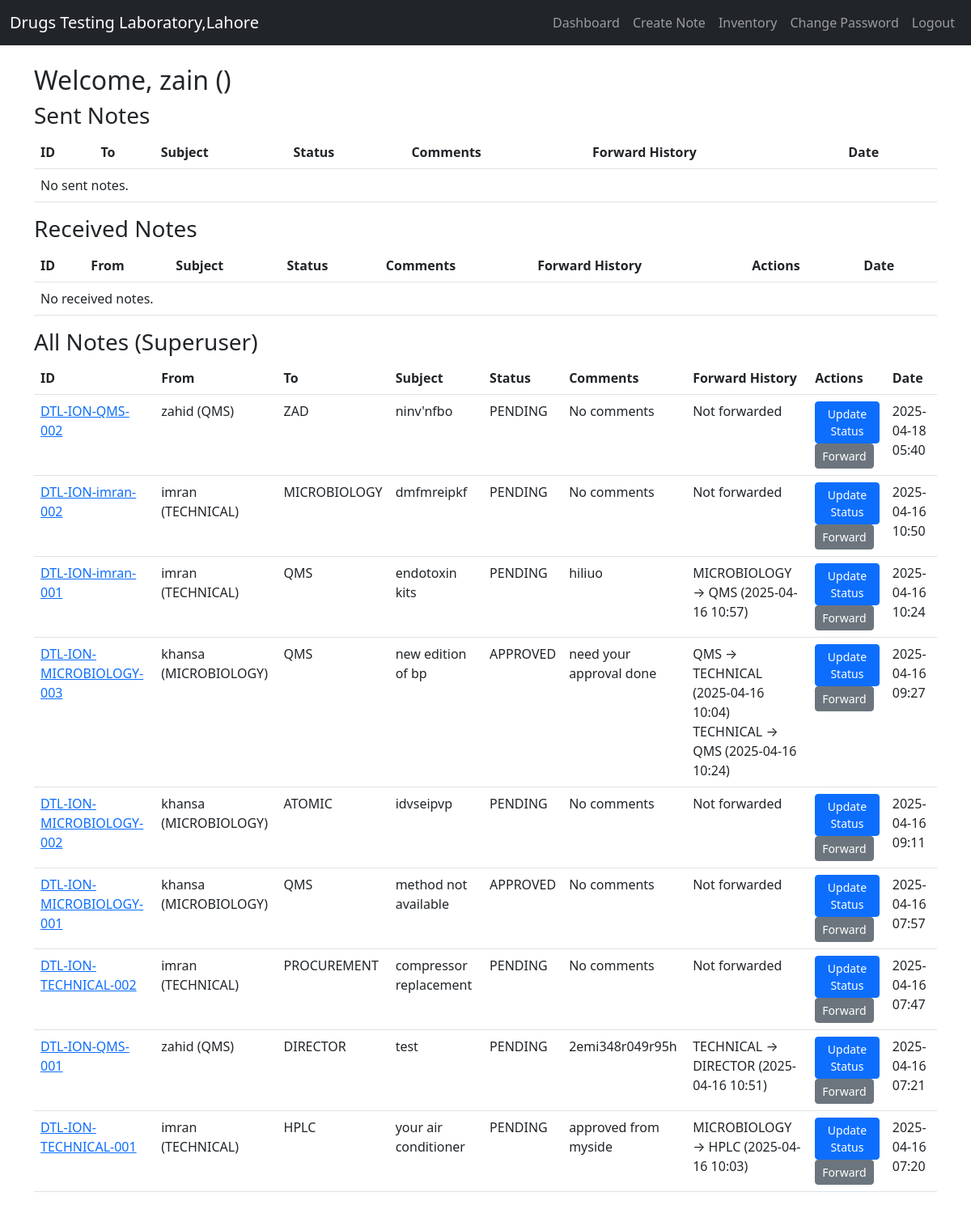
Before: /dashboard/ (signed in) with the older database file.
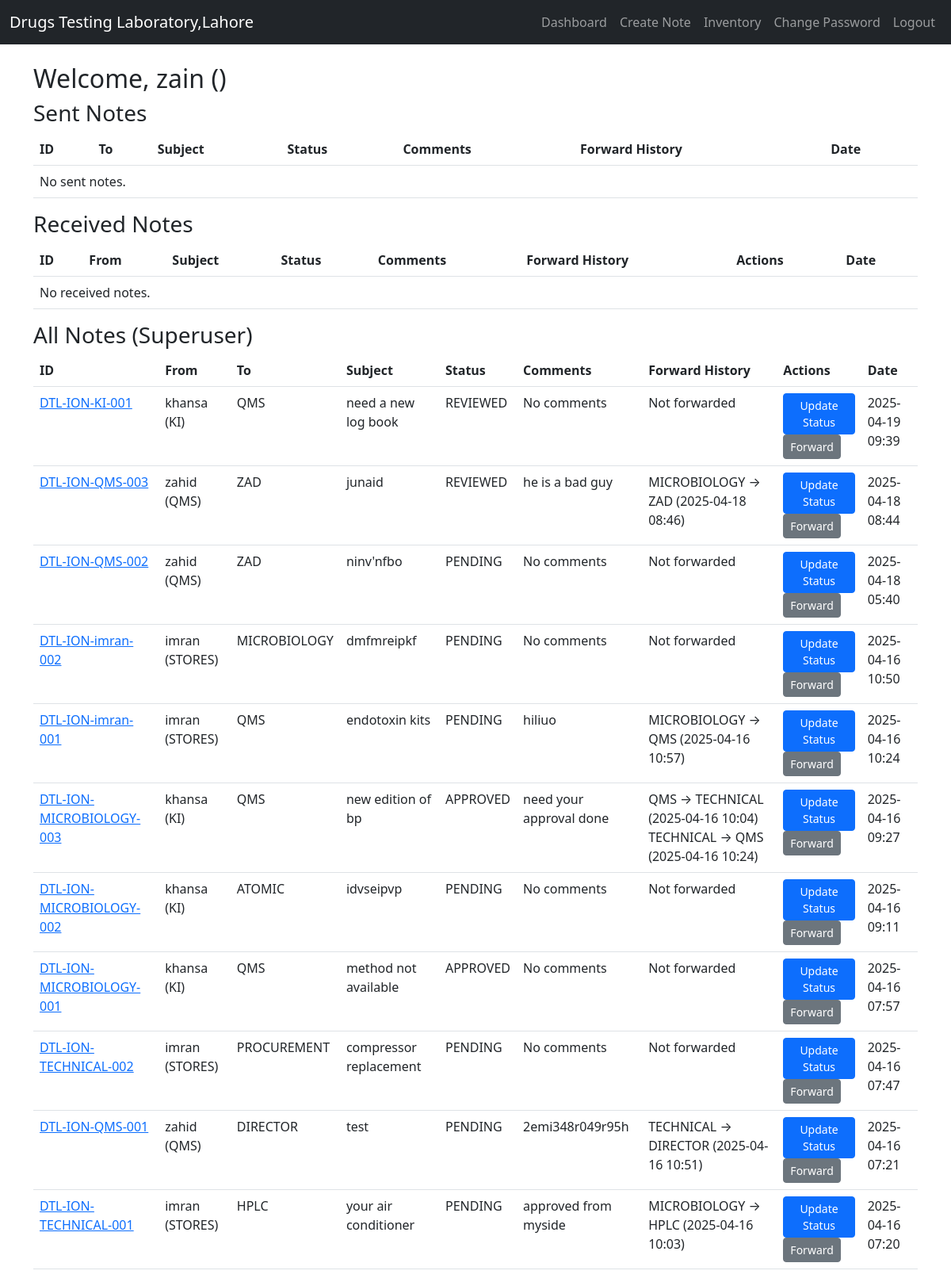
After: the same page with the newer database file.
### communication/models.py (models this page shows, shortened)
class Note(models.Model):
    from_user = models.ForeignKey(User, related_name='sent_notes', on_delete=models.CASCADE)
    to_section = models.CharField(max_length=20, choices=SECTION_CHOICES)
    subject = models.CharField(max_length=200)
    description = models.TextField()
    unique_id = models.CharField(max_length=100, unique=True, editable=False)  # Increased length
    status = models.CharField(max_length=20, choices=STATUS_CHOICES, default='PENDING')
    receiver_comments = models.TextField(blank=True, null=True)
    created_at = models.DateTimeField(auto_now_add=True)

class UserProfile(models.Model):
    user = models.OneToOneField(User, on_delete=models.CASCADE)
    section = models.CharField(max_length=20, choices=SECTION_CHOICES)

class NoteForwardHistory(models.Model):
    note = models.ForeignKey(Note, related_name='forward_history', on_delete=models.CASCADE)
    from_section = models.CharField(max_length=20, choices=SECTION_CHOICES)
    to_section = models.CharField(max_length=20, choices=SECTION_CHOICES)
    forwarded_by = models.ForeignKey(User, on_delete=models.SET_NULL, null=True)
    forwarded_at = models.DateTimeField(auto_now_add=True)

### communication/views.py (the view)
# urls.py: path('dashboard/', views.dashboard, name='dashboard'),
@login_required
def dashboard(request):
    try:
        user_profile = request.user.userprofile
        received_notes = Note.objects.filter(to_section=user_profile.section).order_by('-created_at')
    except UserProfile.DoesNotExist:
        messages.error(request, 'User profile not set up. Please contact the administrator.')
        received_notes = []
    sent_notes = Note.objects.filter(from_user=request.user).order_by('-created_at')
    if request.user.is_superuser:
        all_notes = Note.objects.all().order_by('-created_at')
    else:
        all_notes = None
    return render(request, 'communication/dashboard.html', {
        'sent_notes': sent_notes,
        'received_notes': received_notes,
        'all_notes': all_notes,
    })

### communication/templates/communication/dashboard.html
{% extends 'communication/base.html' %}
{% block content %}
<h2>Welcome, {{ user.username }} ({{ user.userprofile.section }})</h2>
<h3>Sent Notes</h3>
<table class="table">
    <thead>
        <tr>
            <th>ID</th>
            <th>To</th>
            <th>Subject</th>
            <th>Status</th>
            <th>Comments</th>
            <th>Forward History</th>
            <th>Date</th>
        </tr>
    </thead>
    <tbody>
        {% for note in sent_notes %}
        <tr>
            <td><a href="{% url 'view_note' note.unique_id %}">{{ note.unique_id }}</a></td>
            <td>{{ note.to_section }}</td>
            <td>{{ note.subject }}</td>
            <td>{{ note.status }}</td>
            <td>{{ note.receiver_comments|default:"No comments" }}</td>
            <td>
                {% for history in note.forward_history.all %}
                    {{ history.from_section }} → {{ history.to_section }} ({{ history.forwarded_at|date:"Y-m-d H:i" }})<br>
                {% empty %}
                    Not forwarded
                {% endfor %}
            </td>
            <td>{{ note.created_at|date:"Y-m-d H:i" }}</td>
        </tr>
        {% empty %}
        <tr><td colspan="7">No sent notes.</td></tr>
        {% endfor %}
    </tbody>
</table>
<h3>Received Notes</h3>
<table class="table">
    <thead>
        <tr>
            <th>ID</th>
            <th>From</th>
            <th>Subject</th>
            <th>Status</th>
            <th>Comments</th>
            <th>Forward History</th>
            <th>Actions</th>
            <th>Date</th>
        </tr>
    </thead>
    <tbody>
        {% for note in received_notes %}
        <tr>
            <td><a href="{% url 'view_note' note.unique_id %}">{{ note.unique_id }}</a></td>
            <td>{{ note.from_user.username }} ({{ note.from_user.userprofile.section }})</td>
            <td>{{ note.subject }}</td>
            <td>{{ note.status }}</td>
            <td>{{ note.receiver_comments|default:"No comments" }}</td>
            <td>
                {% for history in note.forward_history.all %}
                    {{ history.from_section }} → {{ history.to_section }} ({{ history.forwarded_at|date:"Y-m-d H:i" }})<br>
                {% empty %}
                    Not forwarded
                {% endfor %}
            </td>
            <td>
                {% if user.userprofile.section == note.to_section or user.is_superuser %}
                <a href="{% url 'update_status' note.unique_id %}" class="btn btn-sm btn-primary">Update Status</a>
                <a href="{% url 'forward_note' note.unique_id %}" class="btn btn-sm btn-secondary">Forward</a>
                {% endif %}
            </td>
            <td>{{ note.created_at|date:"Y-m-d H:i" }}</td>
        </tr>
        {% empty %}
        <tr><td colspan="8">No received notes.</td></tr>
        {% endfor %}
    </tbody>
</table>
{% if user.is_superuser %}
<h3>All Notes (Superuser)</h3>
<table class="table">
    <thead>
        <tr>
            <th>ID</th>
            <th>From</th>
            <th>To</th>
            <th>Subject</th>
            <th>Status</th>
            <th>Comments</th>
            <th>Forward History</th>
            <th>Actions</th>
            <th>Date</th>
        </tr>
    </thead>
    <tbody>
        {% for note in all_notes %}
        <tr>
            <td><a href="{% url 'view_note' note.unique_id %}">{{ note.unique_id }}</a></td>
            <td>{{ note.from_user.username }} ({{ note.from_user.userprofile.section }})</td>
            <td>{{ note.to_section }}</td>
            <td>{{ note.subject }}</td>
            <td>{{ note.status }}</td>
            <td>{{ note.receiver_comments|default:"No comments" }}</td>
            <td>
                {% for history in note.forward_history.all %}
                    {{ history.from_section }} → {{ history.to_section }} ({{ history.forwarded_at|date:"Y-m-d H:i" }})<br>
                {% empty %}
                    Not forwarded
                {% endfor %}
            </td>
            <td>
                <a href="{% url 'update_status' note.unique_id %}" class="btn btn-sm btn-primary">Update Status</a>
                <a href="{% url 'forward_note' note.unique_id %}" class="btn btn-sm btn-secondary">Forward</a>
            </td>
            <td>{{ note.created_at|date:"Y-m-d H:i" }}</td>
        </tr>
        {% empty %}
        <tr><td colspan="9">No notes.</td></tr>
        {% endfor %}
    </tbody>
</table>
{% endif %}
{% endblock %}

### communication/templates/communication/base.html (shortened to what this page needs)
<!DOCTYPE html>
<html lang="en">
<head>
    <link href="https://cdn.jsdelivr.net/npm/bootstrap@5.3.0/dist/css/bootstrap.min.css" rel="stylesheet">
</head>
<body>
    <nav class="navbar navbar-expand-lg navbar-dark bg-dark">
        <div class="container-fluid">
            <a class="navbar-brand" href="{% url 'dashboard' %}">Drugs Testing Laboratory,Lahore</a>
            <div class="collapse navbar-collapse" id="navbarNav">
                <ul class="navbar-nav ms-auto">
                    {% if user.is_authenticated %}
                        <li class="nav-item">
                            <a class="nav-link" href="{% url 'dashboard' %}">Dashboard</a>
                        </li>
                        <li class="nav-item">
                            <a class="nav-link" href="{% url 'create_note' %}">Create Note</a>
                        </li>
                        {% if user.userprofile.section == 'STANDARD' or user.is_superuser %}
                        <li class="nav-item">
                            <a class="nav-link" href="{% url 'inventory_list' %}">Inventory</a>
                        </li>
                    {% else %}
                        <li class="nav-item">
                            <a class="nav-link" href="{% url 'stores_request' %}">Stores</a>
                        </li>
                    {% endif %}
                        <li class="nav-item">
                            <a class="nav-link" href="{% url 'password_change' %}">Change Password</a>
                        </li>
                        <li class="nav-item">
                            <form action="{% url 'logout' %}" method="post" style="display: inline;">
                                <button type="submit" class="nav-link btn btn-link" style="text-decoration: none;">Logout</button>
                            </form>
                        </li>
                    {% else %}
                        <li class="nav-item">
                            <a class="nav-link" href="{% url 'login' %}">Login</a>
                        </li>
                    {% endif %}
                </ul>
            </div>
        </div>
    </nav>
    <div class="container mt-4">
        {% block content %}
        {% endblock %}
    </div>
</body>
</html>

Changed rows visible on the page:
added Note: unique_id "DTL-ION-KI-001", from_user.username "khansa", from_user.userprofile.section "KI", to_section "QMS", subject "need a new log book", status "REVIEWED", receiver_comments "No comments", created_at "2025-04-19 09:39"
added Note: unique_id "DTL-ION-QMS-003", from_user.username "zahid", from_user.userprofile.section "QMS", to_section "ZAD", subject "junaid", status "REVIEWED", receiver_comments "he is a bad guy", created_at "2025-04-18 08:44"
added NoteForwardHistory: from_section "MICROBIOLOGY", to_section "ZAD", forwarded_at "2025-04-18 08:46", shown under "DTL-ION-QMS-003"
changed through a linked row, Note "DTL-ION-imran-002": from_user.userprofile.section "TECHNICAL" → "STORES"
changed through a linked row, Note "DTL-ION-imran-001": from_user.userprofile.section "TECHNICAL" → "STORES"
changed through a linked row, Note "DTL-ION-MICROBIOLOGY-003": from_user.userprofile.section "MICROBIOLOGY" → "KI"
changed through a linked row, Note "DTL-ION-MICROBIOLOGY-002": from_user.userprofile.section "MICROBIOLOGY" → "KI"
changed through a linked row, Note "DTL-ION-MICROBIOLOGY-001": from_user.userprofile.section "MICROBIOLOGY" → "KI"
changed through a linked row, Note "DTL-ION-TECHNICAL-002": from_user.userprofile.section "TECHNICAL" → "STORES"
changed through a linked row, Note "DTL-ION-TECHNICAL-001": from_user.userprofile.section "TECHNICAL" → "STORES"
